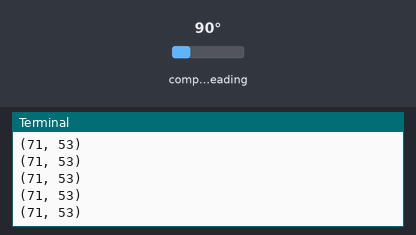
The program below on a simulated Raspberry Pi (BCM pin numbers). On the bench: the last lines printed to the terminal. The inputs (shaded band) are chosen by the test bench; at power-on: compass heading 90°. System figures (address, load, memory, disk, uptime) are fixed made-up values; library files of the repository ran but are not shown: i2c_core.py.

Above: at 1.2 s.
1.3 s: compass heading set to 7°
At 1.8 s:
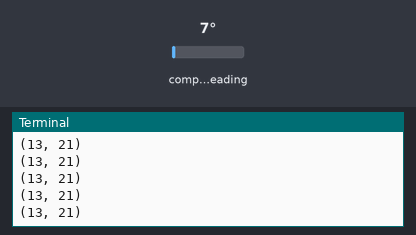
2.8 s: compass heading set to 90°
At 3.6 s:
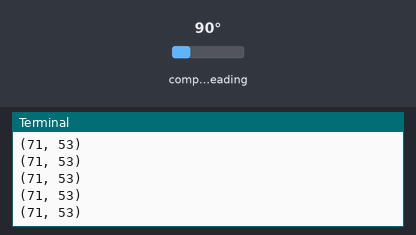
Timing chart, 0 to 5.8 s (numbered marks = the images above; inputs shaded):
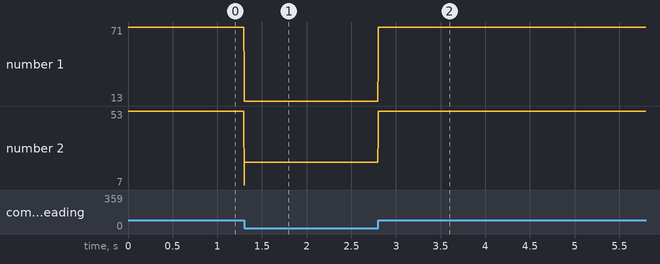

Measured:
- after the input at 1.3 s, the terminal: prints a new line at once (image 1)
- after the input at 2.8 s, the terminal: prints a new line at once (image 2)
- plotted number 1: 71 → 13 after the input at 1.3 s
- plotted number 2: 53 → 21 after the input at 1.3 s

The program:

i2c_hmc5883l.py
```python
#              .';:cc;.
#            .,',;lol::c.
#            ;';lddddlclo
#            lcloxxoddodxdool:,.
#            cxdddxdodxdkOkkkkkkkd:.
#          .ldxkkOOOOkkOO000Okkxkkkkx:.
#        .lddxkkOkOOO0OOO0000Okxxxxkkkk:
#       'ooddkkkxxkO0000KK00Okxdoodxkkkko
#      .ooodxkkxxxOO000kkkO0KOxolooxkkxxkl
#      lolodxkkxxkOx,.      .lkdolodkkxxxO.
#      doloodxkkkOk           ....   .,cxO;
#      ddoodddxkkkk:         ,oxxxkOdc'..o'
#      :kdddxxxxd,  ,lolccldxxxkkOOOkkkko,
#       lOkxkkk;  :xkkkkkkkkOOO000OOkkOOk.
#        ;00Ok' 'O000OO0000000000OOOO0Od.
#         .l0l.;OOO000000OOOOOO000000x,
#            .'OKKKK00000000000000kc.
#               .:ox0KKKKKKK0kdc,.
#                      ...
#
# Author: peppe8o
# https://peppe8o.com
#
# G-271 HMC5883L library to use magnetometer with Raspberry PI Pico (MicroPython)
# Ported from http://think-bowl.com/raspberry-pi/i2c-python-library-3-axis-digital-compass-HMC58835883l-with-the-raspberry-pi/
#             (site appearing no more reachable)
# X and Y calibration offsets added

import math
from .i2c_core import i2c_core

class HMC5883(object):
    # Correction to be set after calibration
    xs=1
    ys=0.9100346020761246
    xb=126.04000000000002
    yb=36.80000000000001
    # xs=1
    # ys=1
    # xb=0
    # yb=0

    # Define registers values from datasheet
    ConfigurationRegisterA = 0x00
    ConfigurationRegisterB = 0x01
    ModeRegister = 0x02

    AxisXDataRegisterMSB = 0x03
    AxisXDataRegisterLSB = 0x04
    AxisZDataRegisterMSB = 0x05
    AxisZDataRegisterLSB = 0x06
    AxisYDataRegisterMSB = 0x07
    AxisYDataRegisterLSB = 0x08

    StatusRegister = 0x09
    IdentificationRegisterA = 0x10
    IdentificationRegisterB = 0x11
    IdentificationRegisterC = 0x12

    MeasurementContinuous = 0x00
    MeasurementSingleShot = 0x01
    MeasurementIdle = 0x03

    def __init__(self, address=0x1e, busnum=-1, gauss=1.3, debug=False):
     self.debug = debug
     self.i2c = i2c_core(address, busnum=busnum, debug=debug,)
     self.i2c.write_8(self.ConfigurationRegisterA, 0b01110000) # Set to 8 samples @ 15Hz
     self.set_scale(gauss, debug=debug)
     self.set_continuous_mode() # Continuous sampling

    def set_scale(self, gauss, debug=False):
        if gauss == 0.88:
            self.scale_reg = 0x00
            self.scale = 0.73
        elif gauss == 1.3:
            self.scale_reg = 0x01
            self.scale = 0.92
        elif gauss == 1.9:
            self.scale_reg = 0x02
            self.scale = 1.22
        elif gauss == 2.5:
            self.scale_reg = 0x03
            self.scale = 1.52
        elif gauss == 4.0:
            self.scale_reg = 0x04
            self.scale = 2.27
        elif gauss == 4.7:
            self.scale_reg = 0x05
            self.scale = 2.56
        elif gauss == 5.6:
            self.scale_reg = 0x06
            self.scale = 3.03
        elif gauss == 8.1:
            self.scale_reg = 0x07
            self.scale = 4.35

        self.scale_reg = self.scale_reg << 5
        self.set_option(self.ConfigurationRegisterB, self.scale_reg)
        if debug == True:
        	print("HMC5883L set : gauss "+gauss+", scale "+scale)

    def set_option(self, register, *function_set):
        options = 0x00
        for function in function_set:
            options = options | function
        self.i2c.write_8(register, options)

    def get_axes(self):
        magno_x = self.i2c.read_word_2c(self.AxisXDataRegisterMSB)
        magno_y = self.i2c.read_word_2c(self.AxisYDataRegisterMSB)
        magno_z = self.i2c.read_word_2c(self.AxisZDataRegisterMSB)

        if (magno_x == -4096):
            magno_x = None
        else:
            magno_x = round(magno_x * self.scale, 4)

        if (magno_y == -4096):
            magno_y = None
        else:
            magno_y = round(magno_y * self.scale, 4)

        if (magno_z == -4096):
            magno_z = None
        else:
            magno_z = round(magno_z * self.scale, 4)

	# Apply calibration corrections
        magno_x = magno_x * self.xs + self.xb
        magno_y = magno_y * self.ys + self.yb

        return (magno_x, magno_y, magno_z)

    def get_heading(self):
        (scaled_x, scaled_y, scaled_z) = self.get_axes()

        heading_rad = math.atan2(scaled_y, scaled_x)
        heading_rad += self.declination

        # Correct for reversed heading
        if(heading_rad < 0):
            heading_rad += 2 * math.pi

        # Check for wrap and compensate
        if(heading_rad > 2 * math.pi):
            heading_rad -= 2 * math.pi

        # Convert to degrees from radians
        heading_deg = heading_rad * 180 / math.pi
        degrees = math.floor(heading_deg)
        minutes = round(((heading_deg - degrees) * 60))
        return (degrees, minutes)

    def set_declination(self, degree, min=0):
        self.declinationDeg = degree
        self.declinationMin = min
        self.declination = (degree + min / 60) * (math.pi / 180)

    def __str__(self):
        ret_str = ""
        (x, y, z) = self.get_axes()
        ret_str += "Axis X: " + str(x) + "\n"
        ret_str += "Axis Y: " + str(y) + "\n"
        ret_str += "Axis Z: " + str(z) + "\n"
        ret_str += "Declination: " + self.get_declination_string() + "\n"
        ret_str += "Heading: " + self.get_heading_string() + "\n"
        return ret_str

    def get_declination_string(self):
        return str(self.declinationDeg) + " deg, " + str(self.declinationMin) + " minutes"

    def get_heading_string(self):
        (degrees, minutes) = self.get_heading()
        return str(degrees) + " deg, " + str(minutes) + " minutes"

    def set_continuous_mode(self):
        self.set_option(self.ModeRegister, self.MeasurementContinuous)

if __name__ == "__main__":
	# constructor defaults : address=0x1e, gauss=1.3, debug=False
	i2c_HMC5883l = HMC5883(gauss=1.3)
	i2c_HMC5883l.set_declination(3, 58)
	while True:
		print(i2c_HMC5883l.get_heading())
```
